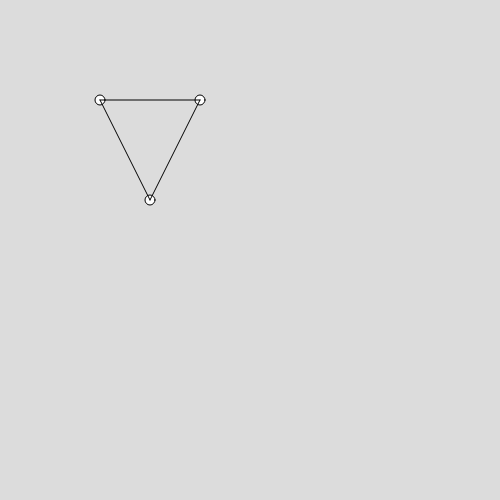
Frame 1 (no input)
Frame 60 (no input): identical to frame 1, image omitted
Frame 120 (the mouse pressed at the canvas centre since frame 60): identical to frame 1, image omitted

The p5.js sketch that drew this single still picture (run headless with seeded random() and noise() and a simulated clock; from frame 60 on, the mouse is pressed at the canvas centre):

// p5.js sketch
// ── sketch.js
let vertices = []; // Declaração do array para armazenar os vértices
let polygons = [{
  id: 0,
  vertices: [{x: 100, y: 100}, {x: 200, y:100}, {x: 150, y: 200}]
}];
let mouseMode = 'select'
let openButton = document.querySelector('#openButton')

function setup() {
  var cnv = createCanvas(500, 500);
  cnv.style('display', 'block');
}

function openA(){

  if (mouseMode == "create") {
    mouseMode = "select"
    document.getElementById("openButton").innerHTML = "Open";
  } else {
    mouseMode = "create"
    document.getElementById("openButton").innerHTML = "Close";
    // console.log({
    //   id: polygons.length,
    //   vertices: [],
    // })
    polygons.push({
      id: polygons.length,
      vertices: [],
    })
  }

}

function draw() {
  background(220);

  for (const item of polygons) {
    for (let i = 0; i < item.vertices.length; i++) {
      ellipse(item.vertices[i].x, item.vertices[i].y, 10, 10); 
    }

    for (let i = 0; i < item.vertices.length; i++) {
      let v1 = item.vertices[i];
      let v2 = item.vertices[(i + 1) % item.vertices.length]; // Conecta o último vértice ao primeiro
      line(v1.x, v1.y, v2.x, v2.y); // Traça a linha entre os dois vértices
    }
  }

  }

function mousePressed() {
  if(mouseMode == "create" && mouseX >= 0 && mouseX <= 500 && mouseY >= 0 && mouseY <= 500) { //intervalo que ajusta o mouse dentro do canva
  // Quando o usuário clicar, adicionar um novo vértice
    let novoVertice = createVector(mouseX, mouseY);
    polygons[polygons.length-1].vertices.push(novoVertice);
  }

}

function keyPressed() {
  // Pressionar a tecla 'C' limpa o polígono e reinicia os vértices
  if (key === 'C' || key === 'c') {
    vertices = [];
  }
}


// ── style.css
html, body {
  height: 100%;
}

canvas {
  display: block;

    /* This centers our sketch horizontally. */
    justify-content: center;

    /* This centers our sketch vertically. */
    align-items: center;

    margin: 0;
  display: flex;

}

.color-input {
  padding-top: 10px; /* ajuste o valor conforme necessário */
}
